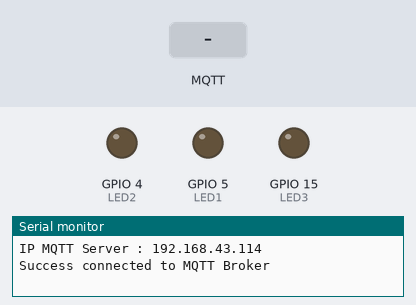
The sketch below on a simulated ESP8266 (NodeMCU). Parts: output pins drawn as LEDs (lit = HIGH), the last lines printed to the serial monitor. Inputs (shaded band) come from the test bench. WiFi joins after 1.5 s; servers stay silent unless stated; no MQTT or app messages arrive unless stated.

Above: at 3.3 s.
3.4 s: MQTT message "true" arrives on the first subscribed topic
At 4.6 s:
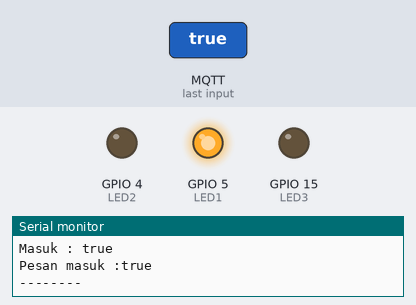
4.9 s: MQTT message "true" arrives on the second subscribed topic
At 6.0 s:
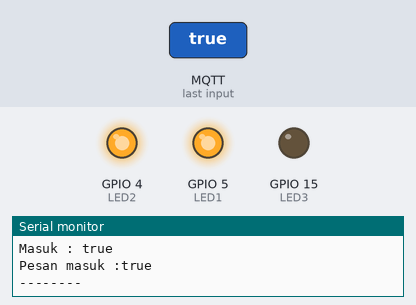
6.4 s: MQTT message "false" arrives on the first subscribed topic
At 7.0 s:
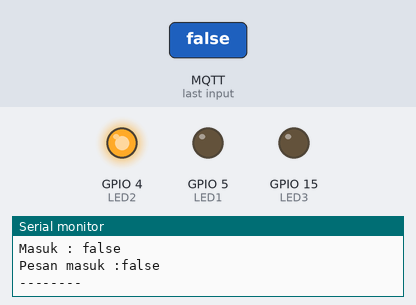
7.9 s: MQTT message "true" arrives on the third subscribed topic
At 9.3 s:
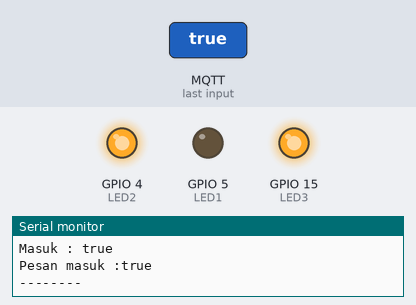
10.9 s: MQTT message "true" arrives on the first subscribed topic
At 11.7 s:
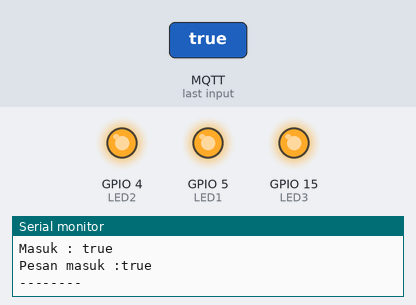
Timing chart, 0 to 13.4 s (numbered marks = the images above; inputs shaded):
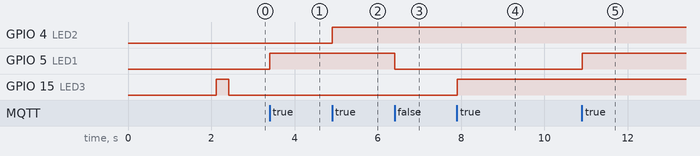

Measured:
- after the input at 3.4 s, GPIO 5 (LED1): LOW → HIGH at once
- after the input at 4.9 s, GPIO 4 (LED2): LOW → HIGH at once
- after the input at 6.4 s, GPIO 5 (LED1): HIGH → LOW at once
- after the input at 7.9 s, GPIO 15 (LED3): LOW → HIGH at once
- after the input at 10.9 s, GPIO 5 (LED1): LOW → HIGH at once

The sketch:

system.ino
```cpp
// ESP Library
#include <ESP8266WiFi.h>
// MQTT Library
#include <PubSubClient.h>

#define LED1 5
#define LED2 4
#define LED3 15

// Tune Connection

const char* wifiSSID = "testMosquitto";
const char* wifiPassword = "12345678";


// MQTT Define
 const char* mqttServerIP = "192.168.43.114";
//const char* mqttServerIP = "192.168.1.2";
const int mqttPort = 1883;

// Define topic MQTT
 char* topicLED1 = "jarkomLAN/zeroDevice-1/led1"; // pub & syv
 char* topicLED2 = "jarkomLAN/zeroDevice-1/led2"; // pub & sub
 char* topicLED3 = "jarkomLAN/zeroDevice-1/led3"; // pub & sub
 char* topicRunLED = "jarkomLAN/zeroDevice-1/runLED"; //pub & sub

WiFiClient myESP; // myESP become WIFI
PubSubClient client(myESP);

int timeDelay = 100;
bool statRunLED = false;
void wifiSetup(){
  WiFi.begin(wifiSSID,wifiPassword);
  while (WiFi.status() != WL_CONNECTED){
    delay(500);
    Serial.println("Waiting, connection to Wifi..");
    Serial.print("SSID : "); Serial.println(wifiSSID);

    // give notification LED
    notifLED(LED2,200);
  }
  Serial.println("Connected to the WiFI Network ");
  Serial.print("Connected Network "); Serial.println(wifiSSID);
  Serial.print("IP Local "); Serial.println(WiFi.localIP());
}

char dataPublish[50];
void publishMQTT(char* topics, String data){

   data.toCharArray(dataPublish, data.length() + 1);

   client.publish(topics, dataPublish);
}

void reconnect(){
  // MQTT Begin
  while(!client.connected()){
    Serial.println("Connecting to MQTT Server..");
    Serial.print("IP MQTT Server : "); Serial.println(mqttServerIP);
    notifLED(LED3,300);
    bool hasConnection = client.connect("ZeroESP-1"); // connect(id,username,password) -> true if connect
    if(hasConnection){
      Serial.println("Success connected to MQTT Broker");
    } else {
      Serial.print("Failed connected");
      Serial.println(client.state());
      delay(2000);
      Serial.println("Try to connect...");
    }
  }
  client.publish(topicLED1, "Reconnecting"); // acc
  client.publish(topicLED2, "Reconnecting"); //  ypr
  client.publish(topicLED3, "Reconnecting"); //  ypr
  client.publish(topicRunLED, "Reconnecting");
  client.subscribe(topicLED1);
  client.subscribe(topicLED2);
  client.subscribe(topicLED3);
  client.subscribe(topicRunLED);


}

void callback(char* topic, byte* payload, unsigned int length){
  Serial.println("--------");
  Serial.println("Message Arrived");
  Serial.print("Topic :"); Serial.println(topic);
  Serial.print("Message : ");
  String pesan = "";
  for(int i=0; i < length; i++){
    Serial.print((char)payload[i]);

    pesan += (char)payload[i];

  }
  Serial.println();

// FOR TOPIC 1
 if (strcmp(topic,topicLED1) == 0) {
   if(pesan == "true" ){
      Serial.println("LED 1 ON");
      digitalWrite(LED1, HIGH);

   } else if(pesan == "false"){
      Serial.println("LED 1 OFF");
      digitalWrite(LED1,LOW);
   }
   Serial.print("Masuk : " );
   Serial.println(pesan);
 } else
 // FOR TOPIC 2
 if (strcmp(topic,topicLED2) == 0) {
   if(pesan == "true" ){
      Serial.println("LED 2 ON");
      digitalWrite(LED2, HIGH);

   } else if(pesan == "false"){
      Serial.println("LED 2 OFF");
      digitalWrite(LED2,LOW);
   }
   Serial.print("Masuk : " );
   Serial.println(pesan);
 }else
 // FOR TOPIC 3
 if (strcmp(topic,topicLED3) == 0) {
   if(pesan == "true" ){
      Serial.println("LED 3 ON");
      digitalWrite(LED3, HIGH);

   } else if(pesan == "false"){
      Serial.println("LED 3 OFF");
      digitalWrite(LED3,LOW);
   }
   Serial.print("Masuk : " );
   Serial.println(pesan);
 }else
 // topic run led
 if (strcmp(topic,topicRunLED) == 0) {
   if(pesan == "true" ){
      Serial.println("Running LED Start");
      statRunLED = true;

   } else if(pesan == "false"){
      Serial.println("Running LED Stop");
      statRunLED = false;
      //stopAllLED();
   }
   Serial.print("Masuk : " );
   Serial.println(pesan);
 }

  Serial.print("Pesan masuk :");
  Serial.println(pesan);
  Serial.println("--------");
}

void notifLED(int LED, int timeDelay){
  digitalWrite(LED,HIGH);
  delay(timeDelay);
  digitalWrite(LED,LOW);
}

void runningLED(int timeDelay){
  notifLED(LED1, timeDelay);
  notifLED(LED2, timeDelay);
  notifLED(LED3, timeDelay);
}

void stopAllLED(){
  digitalWrite(LED1,LOW);
  digitalWrite(LED2,LOW);
  digitalWrite(LED3,LOW);
}

void checkLED() {
  Serial.println("checked");
}

void setup(){
	Serial.begin(57600);
  wifiSetup();

  Serial.print(F("WiFi connected! IP address: "));
 	//Initialize MQTT Connection
  client.setServer(mqttServerIP, mqttPort);
  client.setCallback(callback); // callback for incoming message

	// SETUP LED MODE
	pinMode(LED1, OUTPUT);
	pinMode(LED2, OUTPUT);
	pinMode(LED3, OUTPUT);

  // Attach Interrupt
  attachInterrupt(digitalPinToInterrupt(LED1), checkLED, CHANGE);
}

void loop(){
	if (!client.connected()){
    	reconnect();
  	}
  	client.loop(); // looping forever the client

  	//notifLED(LED1);
  	//notifLED(LED2);
  	//notifLED(LED3);
  	//Serial.println("run");

    if (statRunLED){
      notifLED(LED1,100);
      notifLED(LED2,100);
      notifLED(LED3,100);
    }
  	delay(5);
}
```
